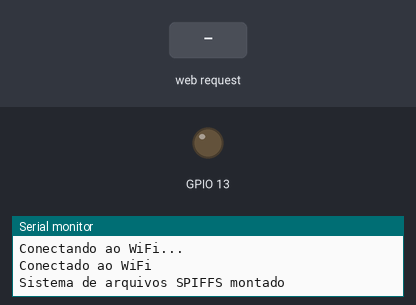
Bench run of a sketch on a simulated ESP8266 (NodeMCU). Parts: output pins drawn as LEDs (lit = HIGH), the last lines printed to the serial monitor. The test bench sets the inputs (shaded band). WiFi joins after 1.5 s; servers stay silent unless stated; storage starts empty.

Above: at 3.2 s.
3.3 s: HTTP request GET /on received
At 3.8 s:
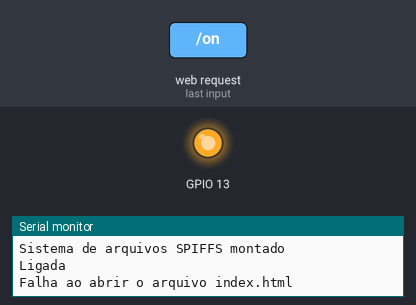
4.8 s: HTTP request GET /off received
At 6.2 s:
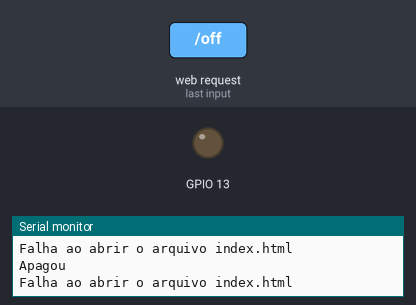
Timing chart, 0 to 7.8 s (numbered marks = the images above; inputs shaded):
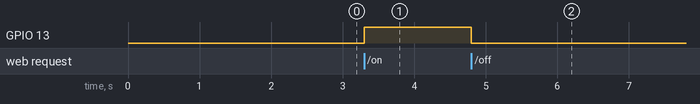

Measured:
- after the input at 3.3 s, GPIO 13: LOW → HIGH at once
- after the input at 4.8 s, GPIO 13: HIGH → LOW at once

The sketch:

webserver-esp8266.ino
```cpp
#include <ESP8266WiFi.h>
#include <ESP8266WebServer.h>
#include <FS.h> // Biblioteca do sistema de arquivos SPIFFS
#include <Wire.h>
//#include <LiquidCrystal_I2C.h>

//LiquidCrystal_I2C lcd(0x27,16,2);

const char* ssid = "B-SMART";
const char* password = "paulino123";
IPAddress staticIP(192, 168, 7, 11);
IPAddress gateway(192, 168, 7, 1);
IPAddress subnet(255, 255, 255, 0);

ESP8266WebServer server(80);
void pagina(){
  File file = SPIFFS.open("/index.html", "r");
    if (!file) {
      Serial.println("Falha ao abrir o arquivo index.html");
      server.send(404, "text/plain", "Arquivo não encontrado");
      return;
    }
    server.streamFile(file, "text/html");
    file.close();
}
void setup() {
  Serial.begin(115200);
  pinMode(13, OUTPUT);
   digitalWrite(13, LOW);
 // lcd.init();
  //lcd.backlight();
   // lcd.setCursor(0,0);
    //lcd.print("Lampada Apagada");

  // Conectar-se à rede Wi-Fi com IP estático
  WiFi.begin(ssid, password);
  WiFi.config(staticIP, gateway, subnet);

  while (WiFi.status() != WL_CONNECTED) {
    delay(1000);
    Serial.println("Conectando ao WiFi...");
  }
  Serial.println("Conectado ao WiFi");

  // Montar o sistema de arquivos SPIFFS
  if (!SPIFFS.begin()) {
    Serial.println("Falha ao montar o sistema de arquivos SPIFFS");
    return;
  }
  Serial.println("Sistema de arquivos SPIFFS montado");

  // Definir rota para o arquivo index.html
  server.on("/", HTTP_GET, [](){
      pagina();
  });

   server.on("/on", HTTP_GET, [](){
    digitalWrite(13, HIGH);
    //lcd.clear();
    //lcd.setCursor(0,0);
    //lcd.print("Lampada ligada");
     Serial.println("Ligada");
      pagina();
    });

     server.on("/off", HTTP_GET, [](){
      digitalWrite(13, LOW);
      // lcd.clear();
    //lcd.setCursor(0,0);
    //lcd.print("Lampada Apagada");
      Serial.println("Apagou");
      pagina();
    });

  server.begin();
}

void loop() {
  while (WiFi.status() != WL_CONNECTED) {
    delay(1000);
    Serial.println("Conectando ao WiFi...");
  }


  server.handleClient();
}
```
